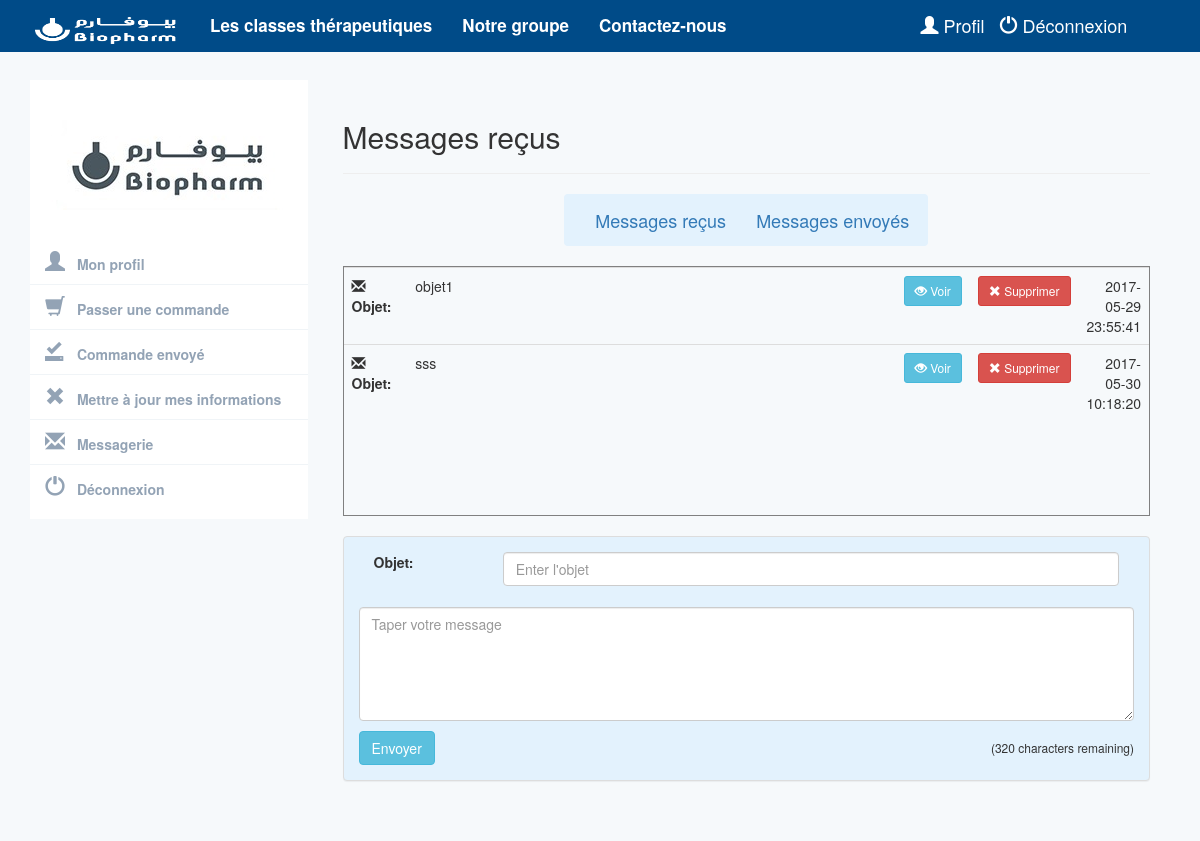
Page /client/contact.php (signed in) on the committed database.
### tables this page shows
CREATE TABLE IF NOT EXISTS `messagerie` (
  `id_msg` int(20) NOT NULL AUTO_INCREMENT,
  `expediteur` varchar(225) NOT NULL,
  `message` text NOT NULL,
  `date_envoie` datetime NOT NULL,
  `objet` varchar(100) NOT NULL,
  `destinateur` varchar(255) NOT NULL,
  `vers` varchar(255) NOT NULL,
  PRIMARY KEY (`id_msg`)
);

### client/contact.php (the view, shortened to what this page needs)
<?php
require_once  '../core/init.php';
include 'includes/head.php';
include 'includes/nav.php';
?>
<?php
if(isset($_SESSION['id_client']))
{
$id=$_SESSION['id_client'];
?>
    <div class="row profile">
                            		<?php
include 'sidebar.php';
?>
                                            <div class="col-md-9 order-content">
                                <div class="form_main col-md-4 col-sm-5 col-xs-7">
                                             <h2>Messages reçus</h2>
                                    <hr>
<div style="width:394px;"class="container">
<nav class="navbar navbar-light" style="background-color: #e3f2fd;">
    <ul class="nav navbar-nav">
      <li class="active"><a class="navbar-brand"  data-transition ="slide" href="contact.php">&nbsp;&nbsp;&nbsp;Messages reçus</a></li>
            <li><a class="navbar-brand"  data-transition ="slide" href="contacte.php">Messages envoyés</a></li>
    </ul>
    </nav>
 </div>
                                    <?php
                            $sql="SELECT * FROM messagerie WHERE destinateur= '$id'  and vers='vers1' ";
                                $result = mysqli_query($db, $sql);
                                    ?>
                                    <div style =" border: solid 1px grey; overflow: auto; width :100%;height:250px;" id="container">
                                    <div class="list-group chat-user-list">
                                        <table class="table table-inbox table-hover">
                            <tbody>
                                <div id="'#page-2'">
                                 <?php      while($r = mysqli_fetch_array($result, MYSQLI_ASSOC))
                                        {
                                ?>
                                 <tr class="unread">
         <td style="background-color:;"class="inbox-small-cells"><i class="glyphicon glyphicon-envelope"></i>&nbsp;&nbsp;<label>Objet:</label></td>
                                  <td width="500px"class="view-message "><span class="teaser"><?php echo $r['objet'];?></span>
<span class="more"></span></td>
                                     <td class="view-message  text-right"><button  onclick="voir(<?php echo $r['id_msg'];?>)" data-toggle="modal" id="sup"type="button"class="btn btn-info  btn-sm" data-target="#modalvoir" ><i class="glyphicon glyphicon-eye-open"></i> Voir</button></td>
                                     <td class="view-message  text-right"><button onclick="delet(<?php echo $r['id_msg'];?>)"  data-toggle="modal" id="sup"type="button"class="btn btn-danger btn-sm" data-target="#modaldelete" ><i class="glyphicon glyphicon-remove"></i> Supprimer</button></td>
                                     <td class="view-message  text-right"><?php echo $r['date_envoie'];?></td>
                              </tr>
                                <?php }?>
                             </div>
                          </tbody>
                          </table>
                                    </div>
                                    </div>
   <br>
            <div style="background-color: #e3f2fd;" class="panel panel-default">
                <div class="panel-body">
                    <form accept-charset="UTF-8" name="chatform"action="" method="POST">
                         <div class="form-group">
						<label class="control-label col-sm-2 col-xs-5" for="CP">Objet:</label><div class="col-sm-10 col-xs-7"><input required="" class="form-control" placeholder="Enter l'objet" maxlength="65"name="obj" type="text"
                                     value="">
													</div><br><br>
					</div>
                        <textarea required="" class="form-control counted" name="message" id="message" placeholder="Taper votre message" rows="5" style="margin-bottom:10px; " value="<?php if(isset($msg)){echo $msg;}?>"></textarea>
                        <h6 class="pull-right" id="counter">320 caractères restant</h6>
                        <button onClick="clearField();"name="send" class="btn btn-info" type="submit">Envoyer</button>
                    </form>
                </div>
            </div>
                                </div>
                            </div>
	</div>
<?php
include 'includes/footer.php';
?>
<?php
}else{header ('Location:../index.php');}
?>

### css/Cssclient.css (style rules this page uses)
body { background: #F6F9FB; }
.profile { margin: 20px 0; }
.order-content { padding: 20px; background: #F6F9FB; min-height: 442px; }
.form_main { width: 100%; }

### rows in the picture
messagerie: objet "objet1", date_envoie "2017-05-29 23:55:41"
messagerie: objet "sss", date_envoie "2017-05-30 10:18:20"
